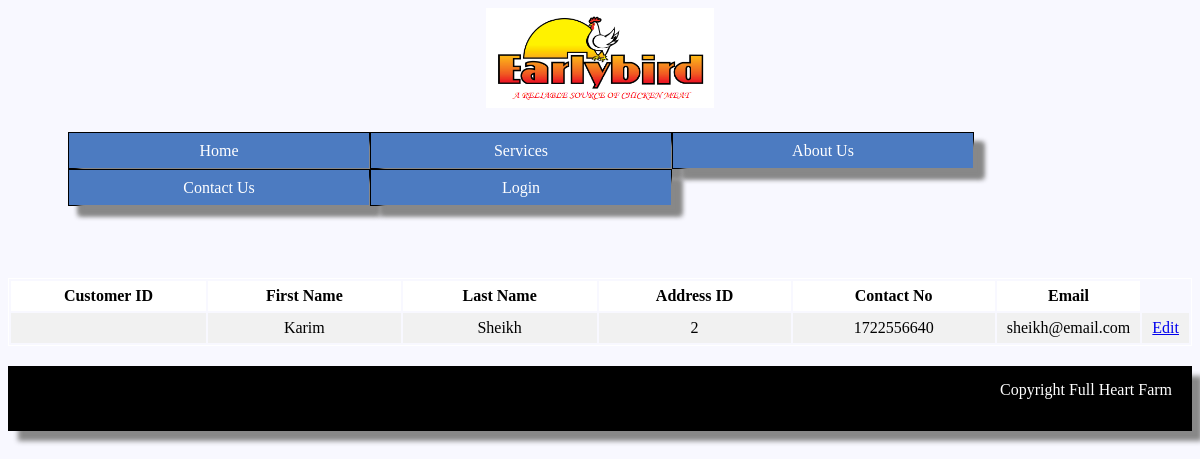
The page /pfms/customers.php on the database its author committed.
### tables this page shows
CREATE TABLE `customers` (
  `id` int(11) NOT NULL,
  `First_Name` varchar(255) DEFAULT NULL,
  `Last_Name` varchar(255) NOT NULL,
  `Address_ID` int(11) NOT NULL,
  `Contact_No` int(11) NOT NULL,
  `Email` varchar(40) NOT NULL
);

### pfms/includes/database.php (called while the page is built, shortened)
<?php
class Database{
	public $host   = DB_HOST;
	public $user   = DB_USER;
	public $pass   = DB_PASS;
	public $dbname = DB_NAME;
	public $link;
	private function connectDB(){
		$this->link = new mysqli($this->host, $this->user, $this->pass, $this->dbname);
	}
	public function select($query){
		$result = $this->link->query($query) or die($this->link->error.__LINE__);
		if($result->num_rows > 0){
			return $result;
		}else {
			return false;
		}
	}
}
?>

### pfms/customers.php (the view, shortened to what this page needs)
<?php
	include_once 'header.php';
	include_once 'includes/database.php';
?>
<?php
$db = new Database();
$query = "SELECT * FROM customers";
$read = $db->select($query);
?>
<table class = "tblone">
<tr>
	<th width = "20%">Customer ID</th>
	<th width = "20%">First Name</th>
	<th width = "20%">Last Name</th>
	<th width = "20%">Address ID</th>
	<th width = "20%">Contact No</th>
	<th width = "20%">Email</th>
</tr>
<?php
if($read){?>
	<?php while($row = $read->fetch_assoc()){?>
	<tr>
		<td><?php echo $row['C_ID'];?></td>
		<td><?php echo $row['First_Name'];?></td>
		<td><?php echo $row['Last_Name'];?></td>
		<td><?php echo $row['Address_ID'];?></td>
		<td><?php echo $row['Contact_No'];?></td>
		<td><?php echo $row['Email'];?></td>
		<td><a href="update.php?id=<?php echo $row['ID'];?>">Edit</a></td>
	</tr>
<?php } ?>
<?php } else { ?>
<p>Data is not available !!</p>
<?php }?>
</table>
<?php
	include_once 'footer.php';
?>

### pfms/HomeStyle.css (style rules this page uses)
body { text-align: center; background-repeat: no-repeat; background-color: ghostwhite; }
.tblone { width:100%; border:1px solid #fff; margin:20px 0 }
.tblone td { padding:5px 10px; text-align:center; }
table.tblone tr:nth-child(2n+1) { background:#fff; height:30px; }
table.tblone tr:nth-child(2n) { background:#f1f1f1; height:30px; }

### rows shown on the page
customers: First_Name "Karim", Last_Name "Sheikh", Address_ID "2", Contact_No "1722556640", Email "sheikh@email.com"
